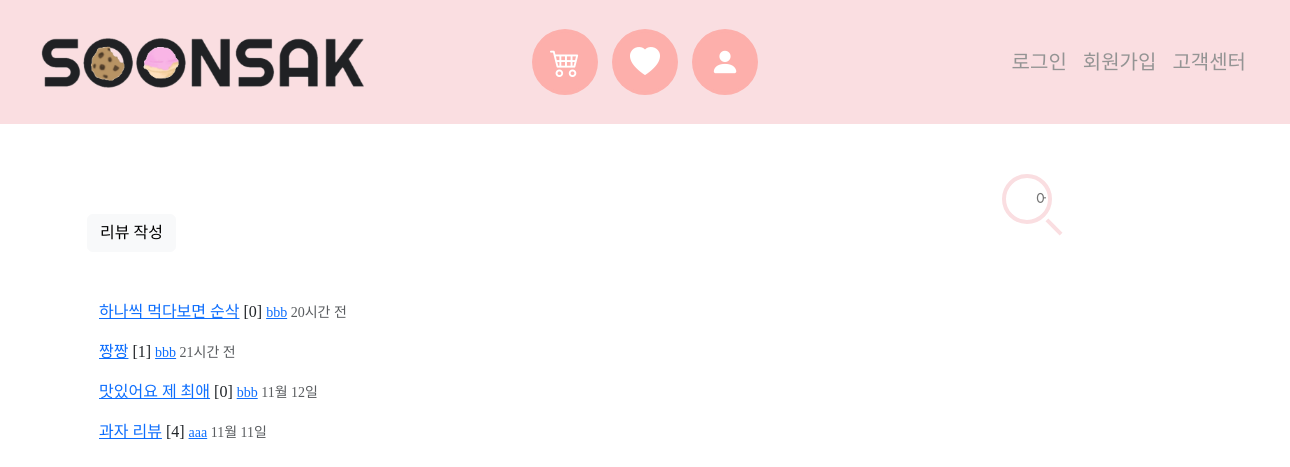
The app's page /reviews/ with its own data.
### reviews/models.py (models this page shows)
class Review(models.Model):
    content = models.TextField()
    review_image = ProcessedImageField(
        upload_to="images/reviews/",
        blank=True,
        processors=[ResizeToFill(300, 300)],
        format="JPEG",
        options={"quality": 100},
    )
    created_at = models.DateTimeField(auto_now_add=True, verbose_name='등록 시간')
    updated_at = models.DateTimeField(auto_now=True)
    user = models.ForeignKey(User, on_delete=models.CASCADE, related_name='review_user')
    @property
    def created_string(self):
        time = datetime.now(tz=timezone.utc) - self.created_at
        if time < timedelta(minutes=1):
            return '방금 전'
        elif time < timedelta(hours=1):
            return str(int(time.seconds / 60)) + '분 전'
        elif time < timedelta(days=1):
            return str(int(time.seconds / 3600)) + '시간 전'
        else:
            return False
    review_comments = models.PositiveIntegerField(verbose_name='댓글 수', null=True)

### accounts/models.py (models this page shows)
class User(AbstractUser):
    pass
    address = models.CharField(max_length=250)
    followings = models.ManyToManyField('self', symmetrical=False, related_name='followers')
    profile_image = ProcessedImageField(
        upload_to="images/accounts/",
        blank=True,
        processors=[ResizeToFill(300, 300)],
        format="JPEG",
        options={"quality": 100},
    )

### reviews/views.py (the view)
# urls.py: path('', views.index, name="index"),
@require_safe
def index(request):
    reviews = Review.objects.order_by('-pk')
    context = {
        'reviews' : reviews
    }
    return render(request, 'reviews/index.html', context)

### reviews/templates/reviews/index.html
{% extends 'base.html' %}
{% load django_bootstrap5 %}
{% block content %}
  <a href="{% url 'reviews:create' %}" class="btn btn-light">리뷰 작성</a>
  <div class="container mt-5">
    {% for review in reviews %}
      <div class="mt-3">
        <a href="{% url 'reviews:detail' review.pk %}">{{ review.content }}</a>
        {% if review.comments %}
          <span>[{{ review.comments.count }}]</span>
        {% endif %}
        <small>
          <a href="{% url 'accounts:detail' review.user.pk %}">{{ review.user.username }}</a>
        </small>
        {% if review.created_string == False %}
          <small class="text-muted">{{ review.created_at|date:'m월 d일' }}</small>
        {% else %}
          <small class="text-muted">{{ review.created_string }}</small>
        {% endif %}
      </div>
    {% endfor %}
  </div>
{% endblock content %}

### static/css/style.css (style rules this page uses)
body { font-family: LeeSeoyun; }

### records on screen
Review: content "하나씩 먹다보면 순삭", comments.count "0", user.username "bbb", created_string "20시간 전"
Review: content "짱짱", comments.count "1", user.username "bbb", created_string "21시간 전"
Review: content "맛있어요 제 최애", comments.count "0", user.username "bbb", created_at "11월 12일"
Review: content "과자 리뷰", comments.count "4", user.username "aaa", created_at "11월 11일"
